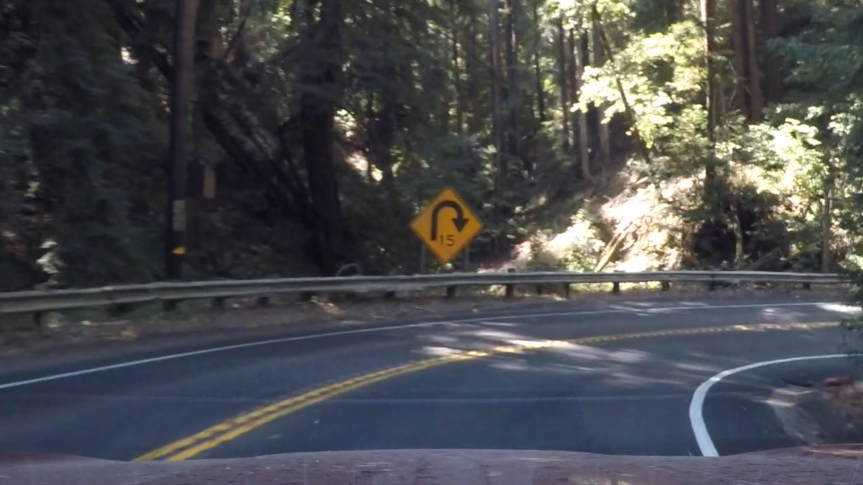
#> input picture test_images/test_.jpg, 1726 x 969 px, found by its file name (shown at 1/2 size)
$ python trackDetection.py
#> lines starting #> are read from the running program, lines starting #| are printed output that depends on the picture; after the words box and inside, x2 and y2 are one past the last pixel; in counts of white or black regions, pixels touching at a corner belong together
import cv2
import numpy as np

# Have to hard code points of interest to transform
def perspective_warp(img,
                     dst_size=(1280,720),
                     src=np.float32([(0.43,0.65),(0.58,0.65),(0.1,1),(1,1)]),
                     dst=np.float32([(0,0), (1, 0), (0,1), (1,1)])):
    img_size = np.float32([(img.shape[1],img.shape[0])])
    src = src* img_size
    # For destination points, I'm arbitrarily choosing some points to be
    # a nice fit for displaying our warped result
    # again, not exact, but close enough for our purposes
    dst = dst * np.float32(dst_size)
    # Given src and dst points, calculate the perspective transform matrix
    M = cv2.getPerspectiveTransform(src, dst)
    # Warp the image using OpenCV warpPerspective()
    warp = cv2.warpPerspective(img, M, dst_size)
    return warp

def inv_perspective_warp(img,
                     dst_size=(1280,720),
                     src=np.float32([(0,0), (1, 0), (0,1), (1,1)]),
                     dst=np.float32([(0.43,0.65),(0.58,0.65),(0.1,1),(1,1)])):
    img_size = np.float32([(img.shape[1],img.shape[0])])
    src = src* img_size
    # For destination points, I'm arbitrarily choosing some points to be
    # a nice fit for displaying our warped result
    # again, not exact, but close enough for our purposes
    dst = dst * np.float32(dst_size)
    # Given src and dst points, calculate the perspective transform matrix
    M = cv2.getPerspectiveTransform(src, dst)
    # Warp the image using OpenCV warpPerspective()
    inv_warp = cv2.warpPerspective(img, M, dst_size)
    return inv_warp

img = cv2.imread("trackDetection-env/test_images/test_.jpg")
#> img is the input picture: shape (969, 1726, 3); mean B, G, R 78.7, 75.7, 74.7
img_gray = cv2.cvtColor(img, cv2.COLOR_BGR2GRAY)
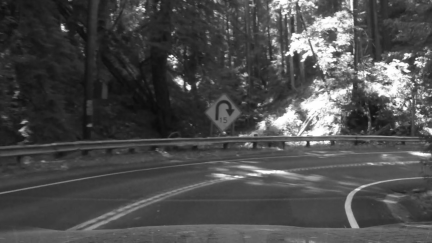
#> img_gray: shape (969, 1726) (shown at 1/4 size); min 10, max 255, mean 75.7
ret, thresh = cv2.threshold(img_gray, 0, 255, cv2.THRESH_BINARY + cv2.THRESH_OTSU)
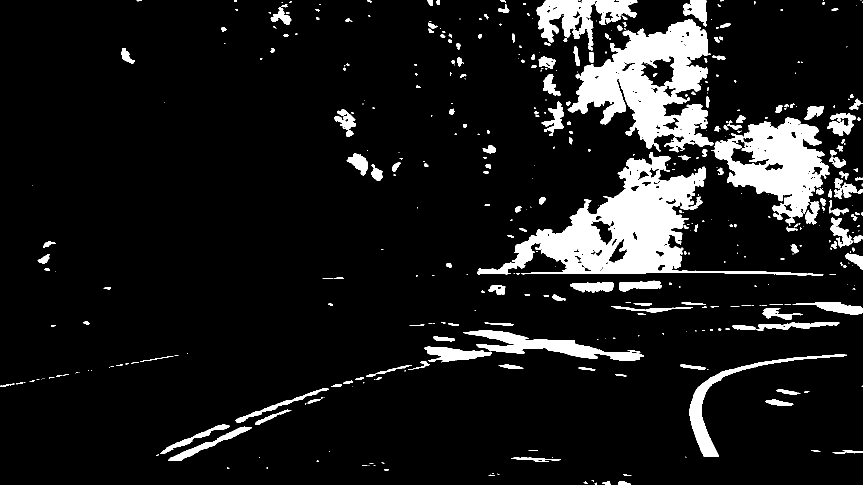
#> thresh: shape (969, 1726) (shown at 1/2 size); 10.3% white; 447 white regions (241 under 20 px), largest, box (x1, y1, x2, y2) and area: (954, 304, 1647, 551) 45205, (1135, 38, 1427, 305) 37215, (1427, 235, 1660, 435) 23966
#> ret = 126
warp = perspective_warp(thresh)
#> in perspective_warp, `src = src* img_size`: src = [[742.2, 629.8], [1001.1, 629.8], [172.6, 969], [1726, 969]]
#> in perspective_warp, `dst = dst * np.float32(dst_size)`: dst = [[0, 0], [1280, 0], [0, 720], [1280, 720]]
#> in perspective_warp, `M = cv2.getPerspectiveTransform(src, dst)`: M = [[-0.597, -1, 1074], [-1.32e-16, -1.54, 968.3], [-2.49e-19, -0.00178, 1]]
#> in perspective_warp, `warp = cv2.warpPerspective(img, M, dst_size)`:
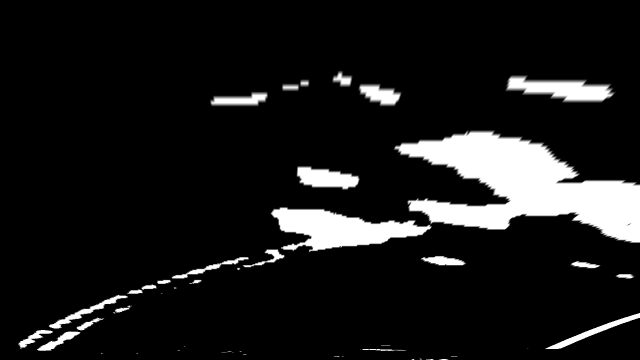
#> warp: shape (720, 1280) (shown at 1/2 size); min 0, max 255, mean 25.9
inv_warp = inv_perspective_warp(warp)
#> in inv_perspective_warp, `src = src* img_size`: src = [[0, 0], [1280, 0], [0, 720], [1280, 720]]
#> in inv_perspective_warp, `dst = dst * np.float32(dst_size)`: dst = [[550.4, 468], [742.4, 468], [128, 720], [1280, 720]]
#> in inv_perspective_warp, `M = cv2.getPerspectiveTransform(src, dst)`: M = [[0.15, -0.735, 550.4], [-1.55e-16, -0.483, 468], [-3.3e-19, -0.00116, 1]]
#> in inv_perspective_warp, `inv_warp = cv2.warpPerspective(img, M, dst_size)`:
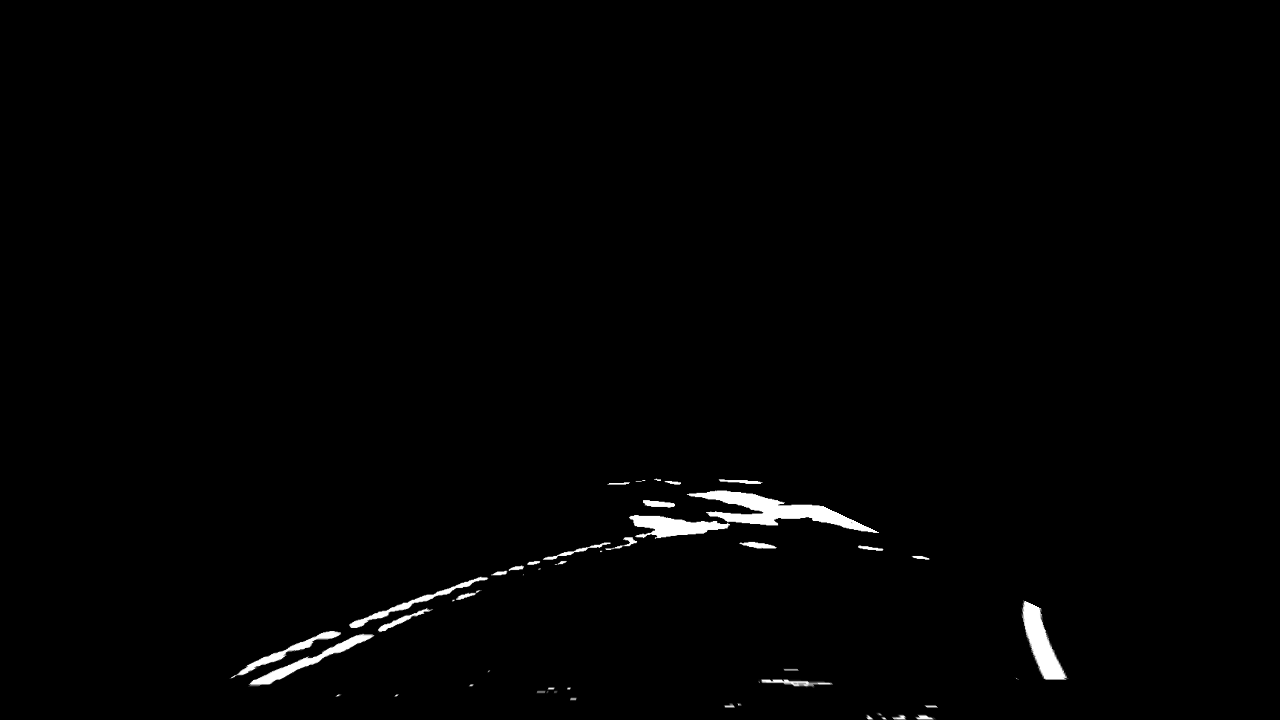
#> inv_warp: shape (720, 1280); min 0, max 255, mean 2.7


cv2.imshow('Original', img)
cv2.imshow('Threshold', thresh)
cv2.imshow('Warp', warp)
cv2.imshow('Inv_warp', inv_warp)
cv2.waitKey(0)
cv2.destroyAllWindows()

$ run again, with test_images/straight_lines1.jpg copied over test_images/test_.jpg
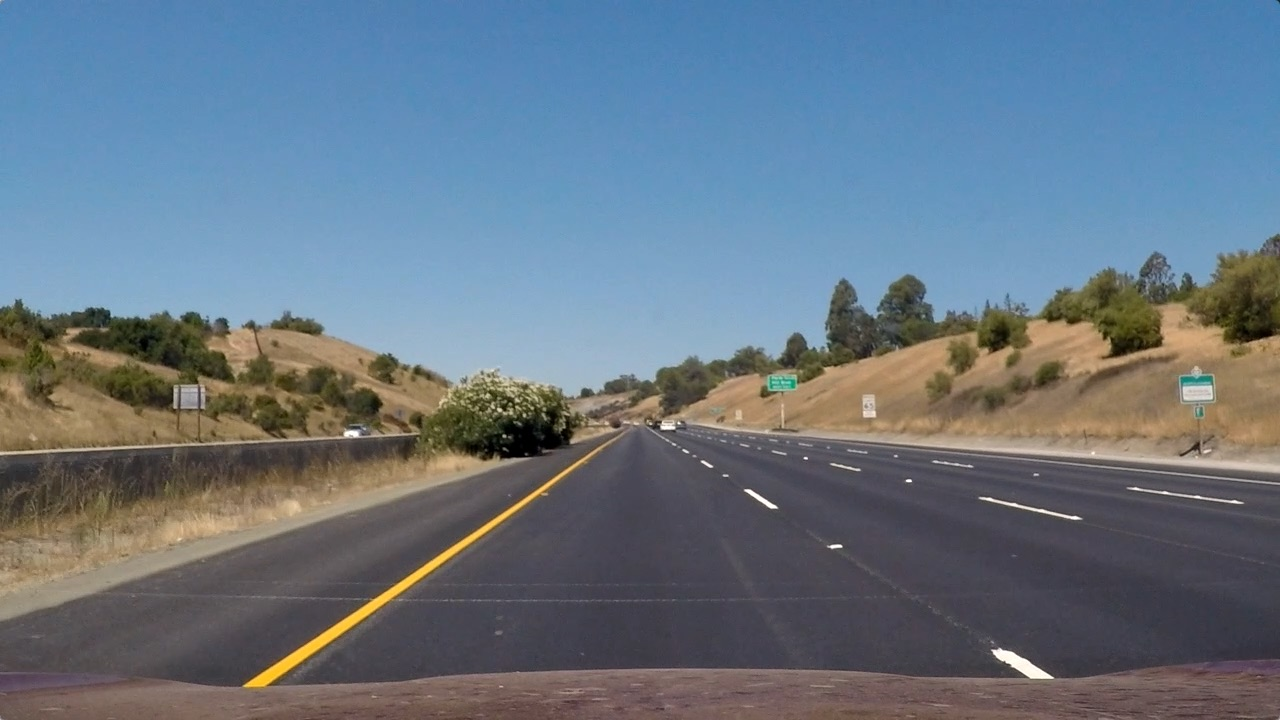
#> input picture test_images/straight_lines1.jpg, 1280 x 720 px, found by its file name
#> img is the input picture: shape (720, 1280, 3); mean B, G, R 131.2, 117.7, 103.2
#> `ret, thresh = cv2.threshold(img_gray, 0, 255, cv2.THRESH_BINARY + cv2...`:
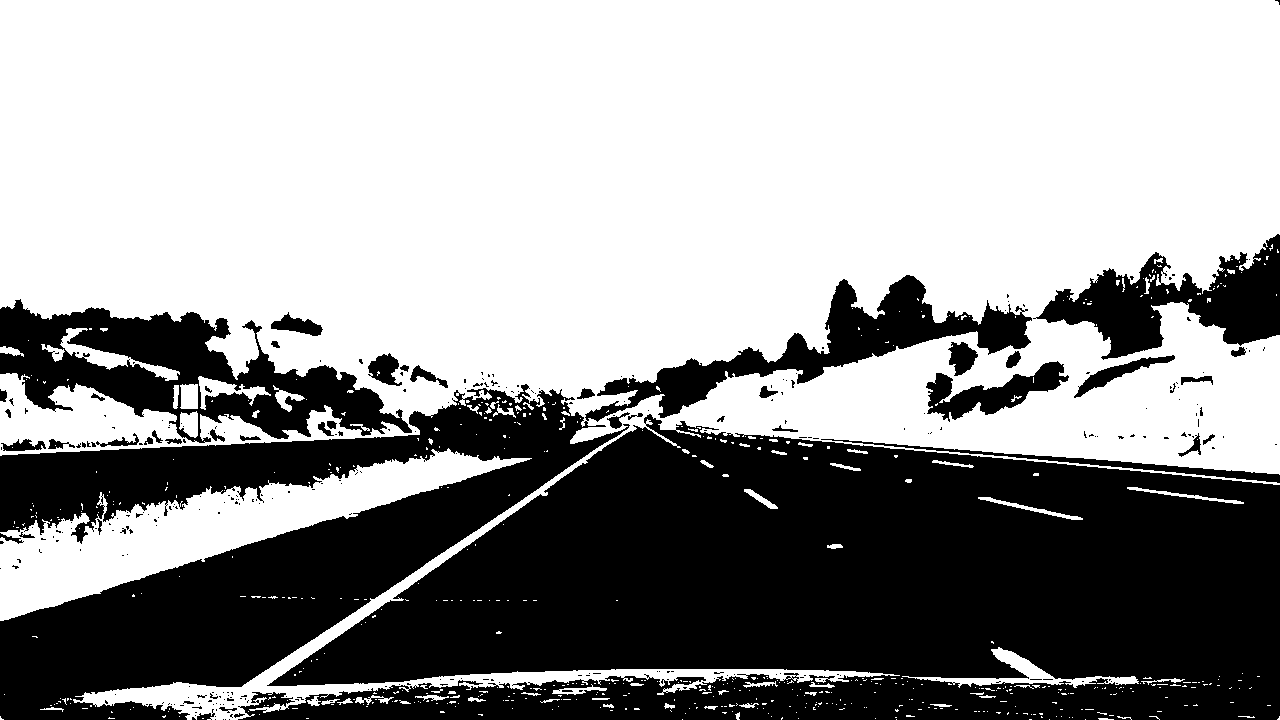
#> thresh: shape (720, 1280); 59.8% white; 315 black regions (265 under 20 px), largest, box (x1, y1, x2, y2) and area: (238, 414, 1280, 720) 219226, (0, 275, 1032, 720) 100476, (0, 299, 412, 443) 24950
#> ret = 108
#> in perspective_warp, `src = src* img_size`: src = [[550.4, 468], [742.4, 468], [128, 720], [1280, 720]]
#> in perspective_warp, `dst = dst * np.float32(dst_size)`: dst = [[0, 0], [1280, 0], [0, 720], [1280, 720]]
#> in perspective_warp, `M = cv2.getPerspectiveTransform(src, dst)`: M = [[-0.805, -1.35, 1074], [-5.33e-16, -2.07, 968.3], [-6.72e-19, -0.00239, 1]]
#> in inv_perspective_warp, `src = src* img_size`: src = [[0, 0], [1280, 0], [0, 720], [1280, 720]]
#> in inv_perspective_warp, `dst = dst * np.float32(dst_size)`: dst = [[550.4, 468], [742.4, 468], [128, 720], [1280, 720]]
#> in inv_perspective_warp, `M = cv2.getPerspectiveTransform(src, dst)`: M = [[0.15, -0.735, 550.4], [-1.55e-16, -0.483, 468], [-3.3e-19, -0.00116, 1]]
#> in inv_perspective_warp, `inv_warp = cv2.warpPerspective(img, M, dst_size)`:
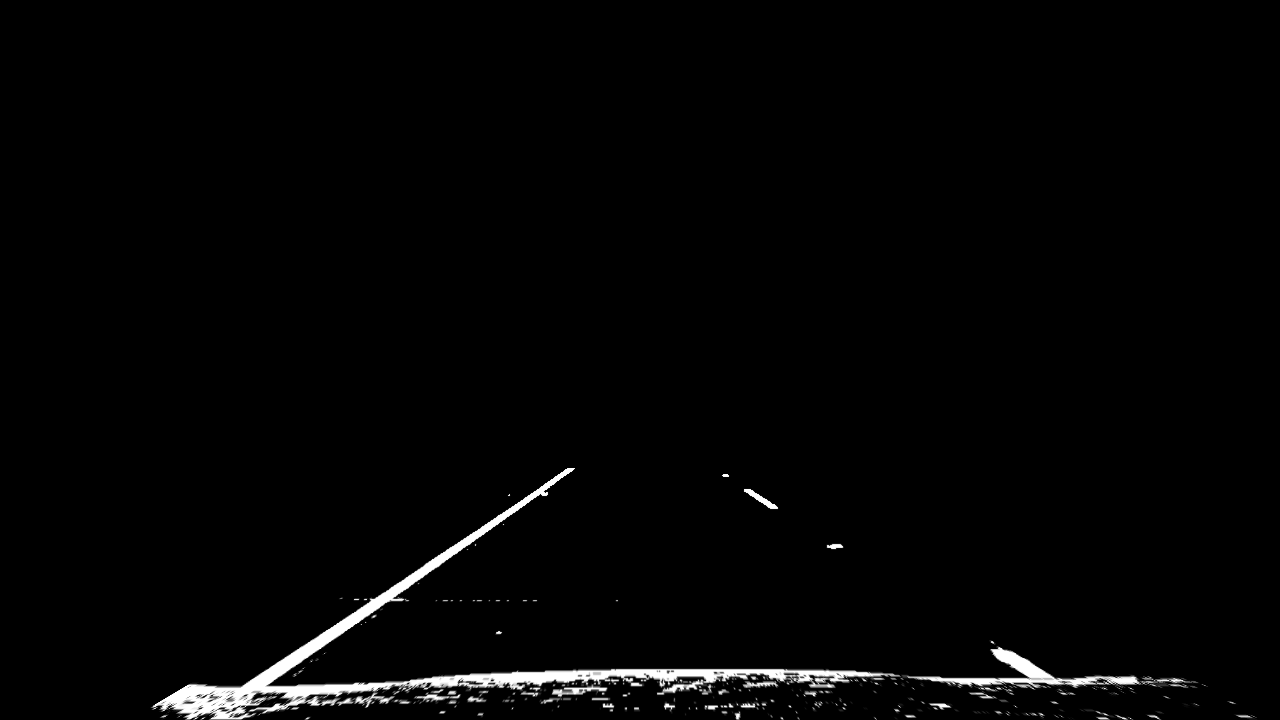
#> inv_warp: shape (720, 1280); min 0, max 255, mean 4.7

$ run again, with test_images/straight_lines2.jpg copied over test_images/test_.jpg
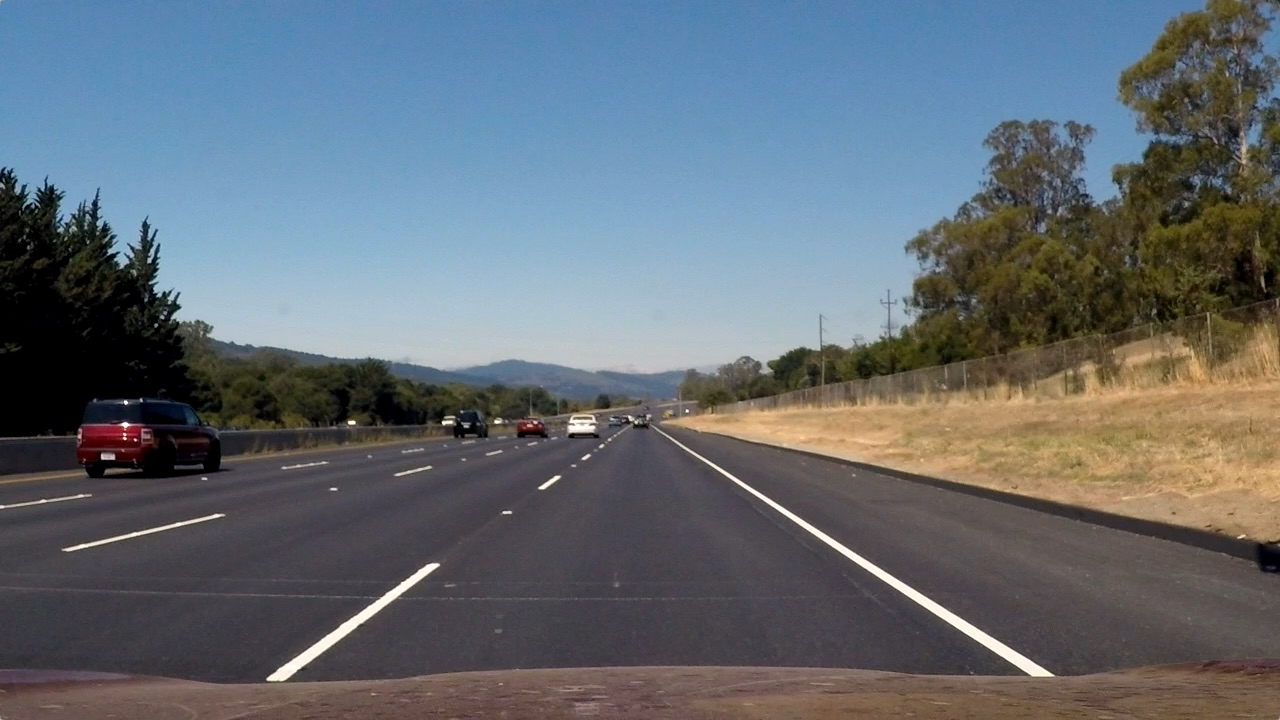
#> input picture test_images/straight_lines2.jpg, 1280 x 720 px, found by its file name
#> img is the input picture: shape (720, 1280, 3); mean B, G, R 115.1, 107.7, 99.4
#> `ret, thresh = cv2.threshold(img_gray, 0, 255, cv2.THRESH_BINARY + cv2...`:
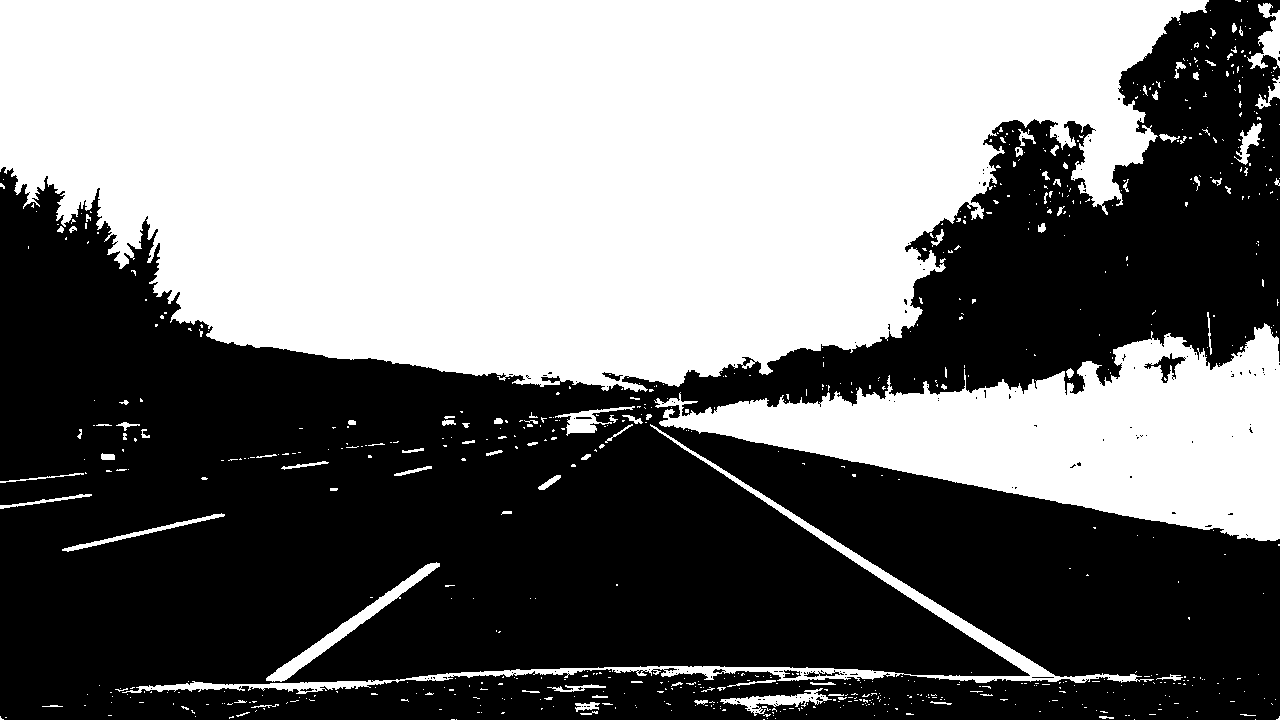
#> thresh: shape (720, 1280); 47% white; 736 white regions (640 under 20 px), largest, box (x1, y1, x2, y2) and area: (0, 0, 1209, 392) 347222, (654, 323, 1280, 541) 63538, (122, 424, 1154, 694) 9147
#> ret = 108
#> in perspective_warp, `src = src* img_size`: src = [[550.4, 468], [742.4, 468], [128, 720], [1280, 720]]
#> in perspective_warp, `dst = dst * np.float32(dst_size)`: dst = [[0, 0], [1280, 0], [0, 720], [1280, 720]]
#> in perspective_warp, `M = cv2.getPerspectiveTransform(src, dst)`: M = [[-0.805, -1.35, 1074], [-5.33e-16, -2.07, 968.3], [-6.72e-19, -0.00239, 1]]
#> in inv_perspective_warp, `src = src* img_size`: src = [[0, 0], [1280, 0], [0, 720], [1280, 720]]
#> in inv_perspective_warp, `dst = dst * np.float32(dst_size)`: dst = [[550.4, 468], [742.4, 468], [128, 720], [1280, 720]]
#> in inv_perspective_warp, `M = cv2.getPerspectiveTransform(src, dst)`: M = [[0.15, -0.735, 550.4], [-1.55e-16, -0.483, 468], [-3.3e-19, -0.00116, 1]]
#> in inv_perspective_warp, `inv_warp = cv2.warpPerspective(img, M, dst_size)`:
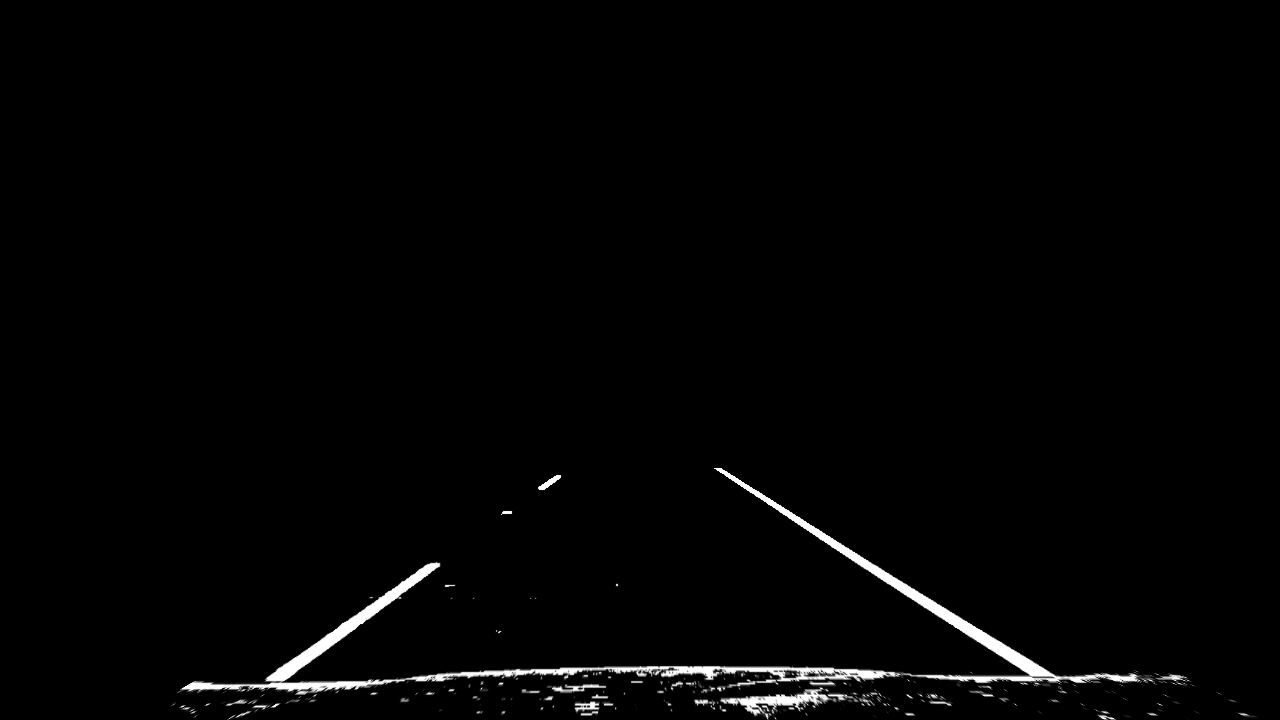
#> inv_warp: shape (720, 1280); min 0, max 255, mean 3.8
